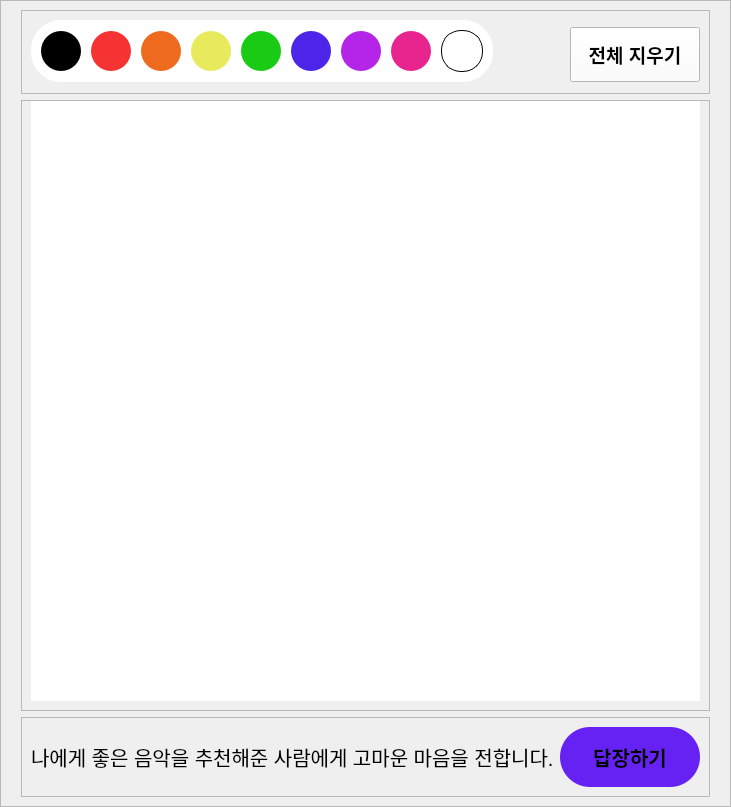
            <widget class="QWidget" name="page_draw">
             <layout class="QVBoxLayout" name="verticalLayout_32">
              <property name="leftMargin">
               <number>0</number>
              </property>
              <property name="topMargin">
               <number>0</number>
              </property>
              <property name="rightMargin">
               <number>0</number>
              </property>
              <property name="bottomMargin">
               <number>0</number>
              </property>
              <item>
               <widget class="QFrame" name="frame_16">
                <property name="frameShape">
                 <enum>QFrame::StyledPanel</enum>
                </property>
                <property name="frameShadow">
                 <enum>QFrame::Raised</enum>
                </property>
                <layout class="QVBoxLayout" name="verticalLayout_54">
                 <property name="leftMargin">
                  <number>20</number>
                 </property>
                 <property name="rightMargin">
                  <number>20</number>
                 </property>
                 <item alignment="Qt::AlignBottom">
                  <widget class="QFrame" name="frame_55">
                   <property name="frameShape">
                    <enum>QFrame::StyledPanel</enum>
                   </property>
                   <property name="frameShadow">
                    <enum>QFrame::Raised</enum>
                   </property>
                   <layout class="QHBoxLayout" name="horizontalLayout_6">
                    <property name="bottomMargin">
                     <number>11</number>
                    </property>
                    <item alignment="Qt::AlignBottom">
                     <widget class="QFrame" name="frame_81">
                      <property name="styleSheet">
                       <string notr="true">background-color:white;border-radius:30px;</string>
                      </property>
                      <property name="frameShape">
                       <enum>QFrame::StyledPanel</enum>
                      </property>
                      <property name="frameShadow">
                       <enum>QFrame::Raised</enum>
                      </property>
                      <layout class="QHBoxLayout" name="horizontalLayout_32">
                       <property name="spacing">
                        <number>10</number>
                       </property>
                       <property name="leftMargin">
                        <number>10</number>
                       </property>
                       <property name="topMargin">
                        <number>10</number>
                       </property>
                       <property name="rightMargin">
                        <number>10</number>
                       </property>
                       <property name="bottomMargin">
                        <number>10</number>
                       </property>
                       <item>
                        <widget class="QPushButton" name="pushButton_28">
                         <property name="styleSheet">
                          <string notr="true">*{width:40px; height:40px;background:#000000;color:#FFFFFF;border-radius:20;}</string>
                         </property>
                         <property name="text">
                          <string/>
                         </property>
                        </widget>
                       </item>
                       <item>
                        <widget class="QPushButton" name="pushButton_31">
                         <property name="styleSheet">
                          <string notr="true">*{width:40px; height:40px;background:#F53333;color:#FFFFFF;border-radius:20;}</string>
                         </property>
                         <property name="text">
                          <string/>
                         </property>
                        </widget>
                       </item>
                       <item>
                        <widget class="QPushButton" name="pushButton_32">
                         <property name="styleSheet">
                          <string notr="true">*{width:40px; height:40px;background:#EE6A1F;color:#FFFFFF;border-radius:20;}</string>
                         </property>
                         <property name="text">
                          <string/>
                         </property>
                        </widget>
                       </item>
                       <item>
                        <widget class="QPushButton" name="pushButton_33">
                         <property name="styleSheet">
                          <string notr="true">*{width:40px; height:40px;background:#E7EA5B;color:#FFFFFF;border-radius:20;}</string>
                         </property>
                         <property name="text">
                          <string/>
                         </property>
                        </widget>
                       </item>
                       <item>
                        <widget class="QPushButton" name="pushButton_34">
                         <property name="styleSheet">
                          <string notr="true">*{width:40px; height:40px;background:#1ACB16;color:#FFFFFF;border-radius:20;}</string>
                         </property>
                         <property name="text">
                          <string/>
                         </property>
                        </widget>
                       </item>
                       <item>
                        <widget class="QPushButton" name="pushButton_52">
                         <property name="styleSheet">
                          <string notr="true">*{width:40px; height:40px;background:#4C25E8;color:#FFFFFF;border-radius:20;}</string>
                         </property>
                         <property name="text">
                          <string/>
                         </property>
                        </widget>
                       </item>
                       <item>
                        <widget class="QPushButton" name="pushButton_51">
                         <property name="styleSheet">
                          <string notr="true">*{width:40px; height:40px;background:#B525E8;color:#FFFFFF;border-radius:20;}</string>
                         </property>
                         <property name="text">
                          <string/>
                         </property>
                        </widget>
                       </item>
                       <item>
                        <widget class="QPushButton" name="pushButton_38">
                         <property name="styleSheet">
                          <string notr="true">*{width:40px; height:40px;background:#E8258E;color:#FFFFFF;border-radius:20;}</string>
                         </property>
                         <property name="text">
                          <string/>
                         </property>
                        </widget>
                       </item>
                       <item>
                        <widget class="QPushButton" name="pushButton_25">
                         <property name="styleSheet">
                          <string notr="true">*{width:40px; height:40px;background:#FFFFFF;color:#000000; border-radius:20;border:1px solid black;}</string>
                         </property>
                         <property name="text">
                          <string/>
                         </property>
                        </widget>
                       </item>
                      </layout>
                     </widget>
                    </item>
                    <item alignment="Qt::AlignRight|Qt::AlignBottom">
                     <widget class="QPushButton" name="pushButton_37">
                      <property name="minimumSize">
                       <size>
                        <width>130</width>
                        <height>55</height>
                       </size>
                      </property>
                      <property name="font">
                       <font>
                        <pointsize>14</pointsize>
                        <weight>75</weight>
                        <bold>true</bold>
                       </font>
                      </property>
                      <property name="styleSheet">
                       <string notr="true">background-color:white; color:black;</string>
                      </property>
                      <property name="text">
                       <string>전체 지우기</string>
                      </property>
                     </widget>
                    </item>
                   </layout>
                  </widget>
                 </item>
                 <item>
                  <widget class="QFrame" name="frame_56">
                   <property name="font">
                    <font>
                     <pointsize>7</pointsize>
                    </font>
                   </property>
                   <property name="frameShape">
                    <enum>QFrame::StyledPanel</enum>
                   </property>
                   <property name="frameShadow">
                    <enum>QFrame::Raised</enum>
                   </property>
                   <layout class="QHBoxLayout" name="horizontalLayout_34">
                    <property name="topMargin">
                     <number>0</number>
                    </property>
                    <item>
                     <widget class="QWidget" name="painter_widget" native="true">
                      <property name="enabled">
                       <bool>true</bool>
                      </property>
                      <property name="sizePolicy">
                       <sizepolicy hsizetype="Expanding" vsizetype="Preferred">
                        <horstretch>0</horstretch>
                        <verstretch>0</verstretch>
                       </sizepolicy>
                      </property>
                      <property name="minimumSize">
                       <size>
                        <width>0</width>
                        <height>600</height>
                       </size>
                      </property>
                      <property name="font">
                       <font>
                        <pointsize>5</pointsize>
                       </font>
                      </property>
                      <property name="styleSheet">
                       <string notr="true">background-color:white;</string>
                      </property>
                     </widget>
                    </item>
                   </layout>
                  </widget>
                 </item>
                 <item alignment="Qt::AlignTop">
                  <widget class="QFrame" name="frame_57">
                   <property name="frameShape">
                    <enum>QFrame::StyledPanel</enum>
                   </property>
                   <property name="frameShadow">
                    <enum>QFrame::Raised</enum>
                   </property>
                   <layout class="QHBoxLayout" name="horizontalLayout_7">
                    <item alignment="Qt::AlignLeft">
                     <widget class="QLabel" name="label_22">
                      <property name="font">
                       <font>
                        <pointsize>15</pointsize>
                       </font>
                      </property>
                      <property name="toolTipDuration">
                       <number>0</number>
                      </property>
                      <property name="text">
                       <string>나에게 좋은 음악을 추천해준 사람에게 고마운 마음을 전합니다.</string>
                      </property>
                     </widget>
                    </item>
                    <item alignment="Qt::AlignRight">
                     <widget class="QPushButton" name="pushButton_53">
                      <property name="minimumSize">
                       <size>
                        <width>140</width>
                        <height>60</height>
                       </size>
                      </property>
                      <property name="font">
                       <font>
                        <pointsize>15</pointsize>
                        <weight>75</weight>
                        <bold>true</bold>
                       </font>
                      </property>
                      <property name="layoutDirection">
                       <enum>Qt::LeftToRight</enum>
                      </property>
                      <property name="styleSheet">
                       <string notr="true">background: #6522F2;
border-radius: 30px;</string>
                      </property>
                      <property name="text">
                       <string>답장하기</string>
                      </property>
                     </widget>
                    </item>
                   </layout>
                  </widget>
                 </item>
                </layout>
               </widget>
              </item>
             </layout>
            </widget>
